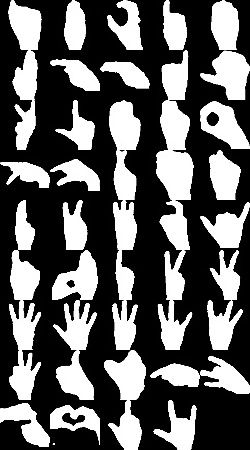
#> input picture coders club/full_img.jpg, 250 x 450 px
$ python -i utils.py   (imports and definitions only)
#> lines starting #> are read from the running program, lines starting #| are printed output that depends on the picture; after the words box and inside, x2 and y2 are one past the last pixel; in counts of white or black regions, pixels touching at a corner belong together
#> further down, picture is the input picture: shape (450, 250, 3); min 0, max 255, mean 95.1
import cv2
import logging
import logging.handlers
import math
import sys
import numpy as np


def save_frame(frame, file_name, flip=True):
    # flip BGR to RGB
    if flip:
        cv2.imwrite(file_name, np.flip(frame, 2))
    else:
        cv2.imwrite(file_name, frame)


def init_logging(to_file=False):
    main_logger = logging.getLogger()

    formatter = logging.Formatter(
        fmt='%(asctime)s.%(msecs)03d %(levelname)-8s [%(name)s] %(message)s', datefmt='%Y-%m-%d %H:%M:%S')

    handler_stream = logging.StreamHandler(sys.stdout)
    handler_stream.setFormatter(formatter)
    main_logger.addHandler(handler_stream)

    if to_file:
        handler_file = logging.handlers.RotatingFileHandler("debug.log", maxBytes=1024 * 1024 * 400  # 400MB
                                                            , backupCount=10)
        handler_file.setFormatter(formatter)
        main_logger.addHandler(handler_file)

    main_logger.setLevel(logging.DEBUG)

    return main_logger

#=============================================================================


def distance(x, y, type='euclidian', x_weight=1.0, y_weight=1.0):
    if type == 'euclidian':
        return math.sqrt(float((x[0] - y[0])**2) / x_weight + float((x[1] - y[1])**2) / y_weight)


def get_centroid(x, y, w, h):
    x1 = int(w / 2)
    y1 = int(h / 2)

    cx = x + x1
    cy = y + y1

    return (cx, cy)


def skeleton(img):
    ret, img = cv2.threshold(img, 127, 255, 0)
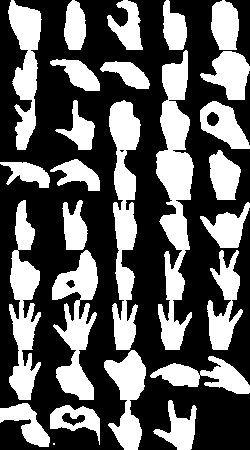
#> img: shape (450, 250, 3); 37.3% white; 26 white regions (1 under 20 px), largest, box (x1, y1, x2, y2) and area: (156, 50, 194, 350) 5956, (109, 100, 141, 350) 4349, (9, 200, 41, 400) 3434
    element = cv2.getStructuringElement(cv2.MORPH_CROSS, (3, 3))
    done = False
    size = np.size(img)
#> size = 337500
    skel = np.zeros(img.shape, np.uint8)
    while(not done):
        eroded = cv2.erode(img, element)
        temp = cv2.dilate(eroded, element)
        temp = cv2.subtract(img, temp)
        skel = cv2.bitwise_or(skel, temp)
        img = eroded.copy()
        zeros = size - cv2.countNonZero(img)
        if zeros == size:
            done = True
#> this loop made 1 pass
#> pass 1, in skeleton, `eroded = cv2.erode(img, element)`:
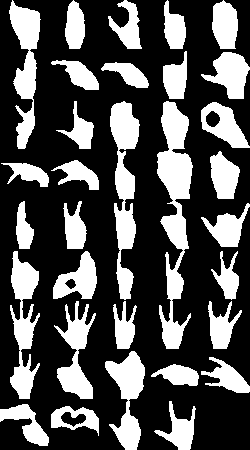
#> eroded: shape (450, 250, 3); 31.6% white; 31 white regions, largest, box (x1, y1, x2, y2) and area: (157, 101, 193, 349) 4329, (110, 101, 140, 300) 2988, (9, 0, 41, 149) 2308
#> pass 1, in skeleton, `temp = cv2.dilate(eroded, element)`:
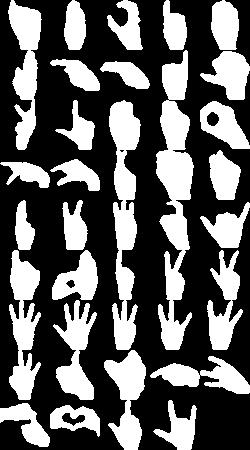
#> temp: shape (450, 250, 3); 37.2% white; 27 white regions, largest, box (x1, y1, x2, y2) and area: (156, 50, 194, 350) 5939, (109, 100, 141, 350) 4338, (9, 250, 41, 400) 2767
#> pass 1, in skeleton, `temp = cv2.subtract(img, temp)`:
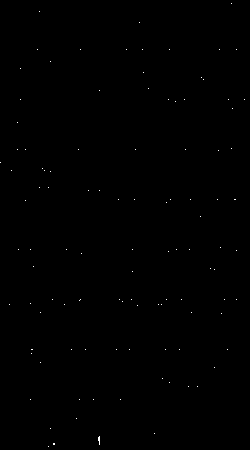
#> temp: shape (450, 250, 3); 0.11% white in thin lines or dots

    return skel

>>> import cv2
>>> picture = cv2.imread('../coders club/full_img.jpg')
#> (the run stopped early here; a loop or call above may not have finished)
